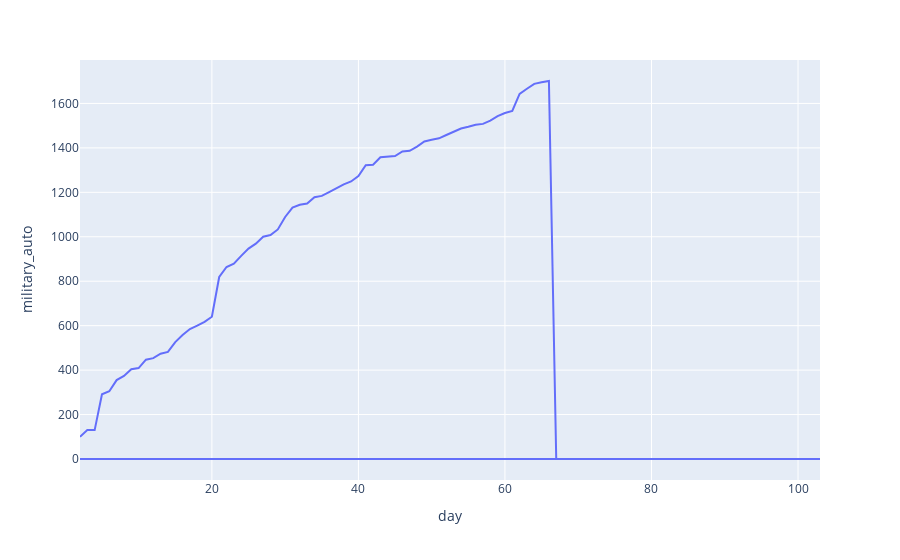

Notebook code cell kept with this figure:
### Code cell
fig = px.line(df_jr, x='day', y="military_auto")
fig.show()

### Figure 1 — Plotly figure (JSON) as saved in the notebook; plotly's stock layout.template omitted (floating-point values rounded to 4 significant figures; data arrays with more than 128 entries replaced by an {"elided": "..."} marker saying what was removed)
{"data": [{"hovertemplate": "day=%{x}<br>military_auto=%{y}<extra></extra>", "legendgroup": "", "line": {"color": "#636efa", "dash": "solid"}, "marker": {"symbol": "circle"}, "mode": "lines", "name": "", "orientation": "v", "showlegend": false, "type": "scatter", "x": {"elided": "204 int values"}, "xaxis": "x", "y": {"elided": "204 int values"}, "yaxis": "y"}], "layout": {"legend": {"tracegroupgap": 0}, "margin": {"t": 60}, "xaxis": {"anchor": "y", "domain": [0, 1], "title": {"text": "day"}}, "yaxis": {"anchor": "x", "domain": [0, 1], "title": {"text": "military_auto"}}}}
